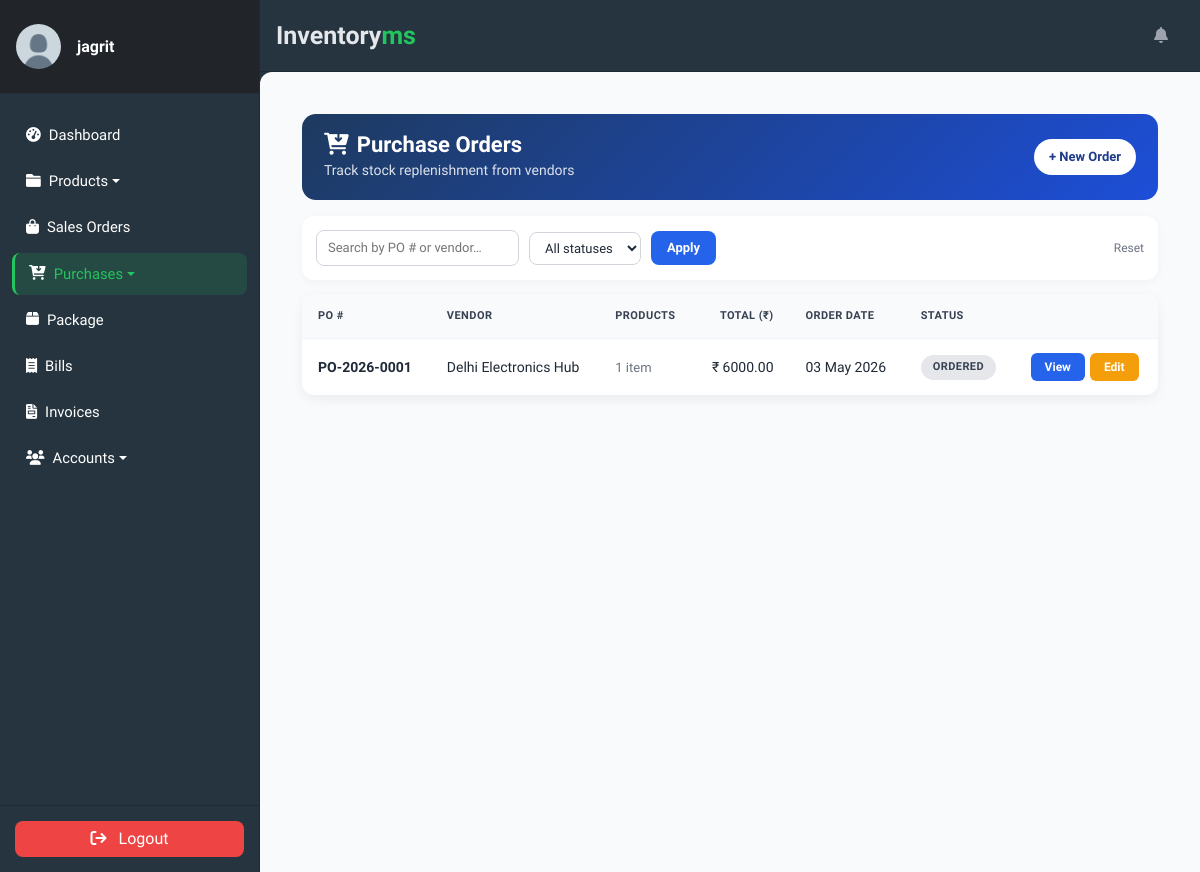
/purchase-orders/ (signed in), run on an earlier commit of the app's database.
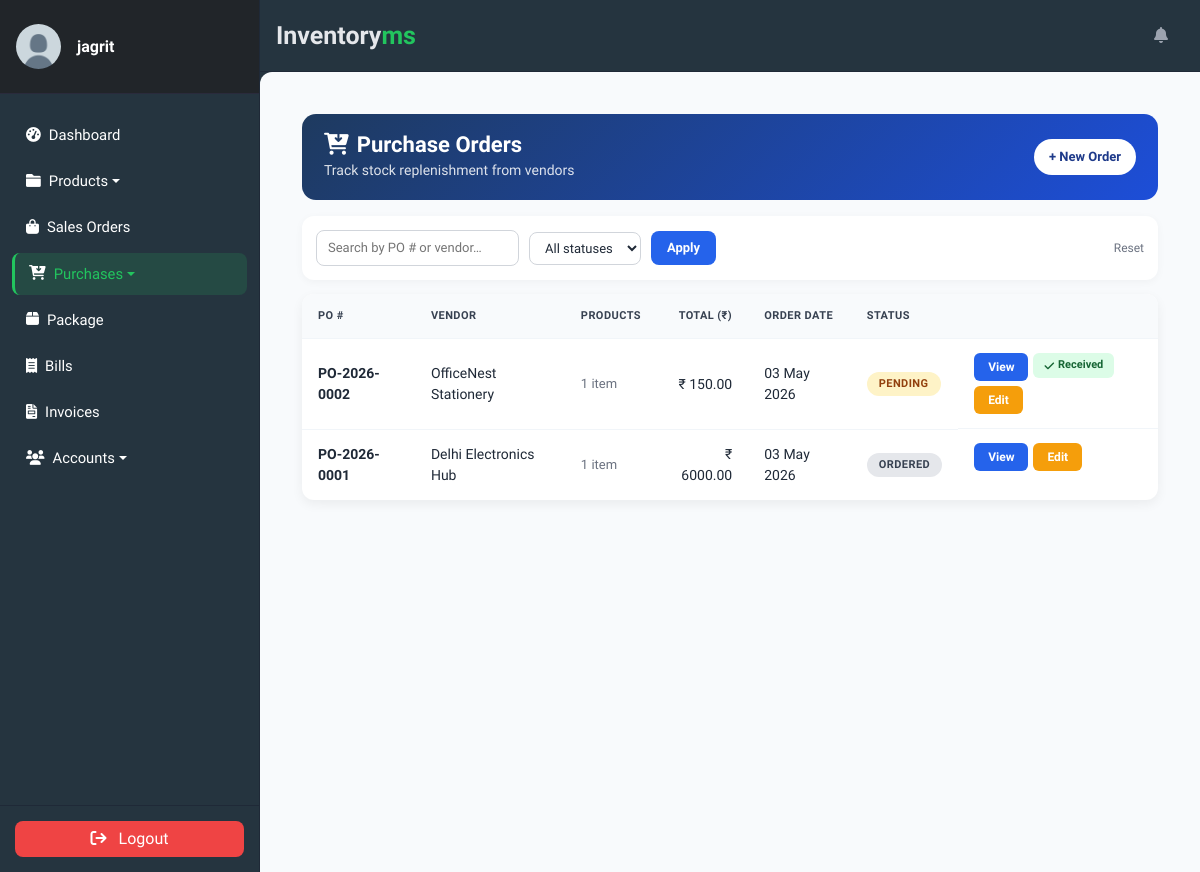
And on a later commit of the database.
### accounts/models.py (models this page shows, shortened)
class Profile(models.Model):
    user = models.OneToOneField(
        User, on_delete=models.CASCADE, verbose_name='User'
    )
    slug = AutoSlugField(
        unique=True,
        verbose_name='Account ID',
        populate_from='email'
    )
    profile_picture = ProcessedImageField(
        default='profile_pics/default.jpg',
        upload_to='profile_pics',
        format='JPEG',
        processors=[ResizeToFill(150, 150)],
        options={'quality': 100}
    )
    telephone = PhoneNumberField(
        null=True, blank=True, verbose_name='Telephone'
    )
    email = models.EmailField(
        max_length=150, blank=True, null=True, verbose_name='Email'
    )
    first_name = models.CharField(
        max_length=30, blank=True, verbose_name='First Name'
    )
    last_name = models.CharField(
        max_length=30, blank=True, verbose_name='Last Name'
    )
    status = models.CharField(
        choices=STATUS_CHOICES,
        max_length=12,
        default='INA',
        verbose_name='Status'
    )
    role = models.CharField(
        choices=ROLE_CHOICES,
        max_length=12,
        blank=True,
        null=True,
        verbose_name='Role'
    )
    class Meta:
        ordering = ['slug']
        verbose_name = 'Profile'
        verbose_name_plural = 'Profiles'

class Vendor(models.Model):
    name = models.CharField(max_length=100, verbose_name='Name')
    slug = AutoSlugField(
        unique=True,
        populate_from='name',
        verbose_name='Slug'
    )
    company_name = models.CharField(
        max_length=150, blank=True, null=True, verbose_name='Company Name'
    )
    phone_number = models.CharField(
        max_length=20, blank=True, null=True, verbose_name='Phone Number'
    )
    email = models.EmailField(
        blank=True, null=True, verbose_name='Email'
    )
    address = models.TextField(
        blank=True, null=True, verbose_name='Address'
    )
    total_paid = models.DecimalField(
        max_digits=12, decimal_places=2, default=0,
        verbose_name='Total Paid (₹)',
        help_text='Auto-updated when a Purchase Order is marked as received.'
    )
    created_at = models.DateTimeField(
        auto_now_add=True, null=True, verbose_name='Created At'
    )
    class Meta:
        ordering        = ['-created_at']
        verbose_name    = 'Vendor'
        verbose_name_plural = 'Vendors'

### purchases/models.py (models this page shows, shortened)
class PurchaseOrder(models.Model):
    order_number = models.CharField(max_length=20, unique=True, blank=True)
    slug         = AutoSlugField(unique=True, populate_from='order_number')
    vendor       = models.ForeignKey(
        Vendor, on_delete=models.SET_NULL, null=True, blank=True,
        related_name='purchase_orders'
    )
    order_date   = models.DateTimeField(auto_now_add=True)
    status       = models.CharField(max_length=10, choices=PO_STATUS, default='PENDING')
    notes        = models.TextField(blank=True, null=True, max_length=500)
    total_amount = models.DecimalField(max_digits=12, decimal_places=2, default=0)
    stock_updated = models.BooleanField(
        default=False,
        help_text='True after stock has been incremented on marking as Received.'
    )
    class Meta:
        ordering            = ['-order_date']
        verbose_name        = 'Purchase Order'
        verbose_name_plural = 'Purchase Orders'
    @property
    def status_color(self):
        return {
            'PENDING':  'warning',
            'RECEIVED': 'success',
        }.get(self.status, 'secondary')

### purchases/views.py (the view)
# urls.py: path('',                        PurchaseOrderListView.as_view(),   name='purchase-order-list'),
class PurchaseOrderListView(LoginRequiredMixin, ListView):
    model               = PurchaseOrder
    template_name       = 'purchases/po_list.html'
    context_object_name = 'orders'
    paginate_by         = 20
    def get_queryset(self):
        qs = super().get_queryset().select_related('vendor')
        q  = self.request.GET.get('q')
        if q:
            qs = qs.filter(order_number__icontains=q) | qs.filter(vendor__name__icontains=q)
        status = self.request.GET.get('status')
        if status:
            qs = qs.filter(status=status)
        return qs
    def get_context_data(self, **kwargs):
        ctx = super().get_context_data(**kwargs)
        ctx['q']              = self.request.GET.get('q', '')
        ctx['status']         = self.request.GET.get('status', '')
        ctx['status_choices'] = PurchaseOrder._meta.get_field('status').choices
        return ctx

### purchases/templates/purchases/po_list.html (shortened to what this page needs)
{% extends "store/base.html" %}
{% block content %}
<div class="module-wrap">
    <div class="module-header" style="background: linear-gradient(135deg, #1e3a5f 0%, #1d4ed8 100%);">
        <div>
            <h2><i class="fa-solid fa-cart-arrow-down me-2"></i>Purchase Orders</h2>
            <small>Track stock replenishment from vendors</small>
        </div>
        <div class="module-actions">
            <a class="btn-action primary" href="{% url 'purchase-order-create' %}">+ New Order</a>
        </div>
    </div>
    <form method="get" class="filter-bar">
        <input type="text" name="q" value="{{ q }}" placeholder="Search by PO # or vendor…">
        <select name="status">
            <option value="">All statuses</option>
        </select>
        <button type="submit">Apply</button>
        <a class="clear" href="{% url 'purchase-order-list' %}">Reset</a>
    </form>
    <table class="data-table">
        <thead>
            <tr>
                <th>PO #</th>
                <th>Vendor</th>
                <th>Products</th>
                <th class="num">Total (₹)</th>
                <th>Order Date</th>
                <th>Status</th>
                <th></th>
            </tr>
        </thead>
        <tbody>
            {% for order in orders %}
            <tr>
                <td><strong>{{ order.order_number }}</strong></td>
                <td>{{ order.vendor.company_name|default:order.vendor.name|default:"—" }}</td>
                <td style="color:#6b7280;font-size:13px;">
                    {{ order.items.count }} item{{ order.items.count|pluralize }}
                </td>
                <td class="num">₹ {{ order.total_amount|floatformat:2 }}</td>
                <td>{{ order.order_date|date:"d M Y" }}</td>
                <td>
                    <span class="status-badge {{ order.status_color }}">
                        {{ order.get_status_display }}
                    </span>
                </td>
                <td style="display:flex;gap:5px;flex-wrap:wrap;">
                    <a class="view-btn" href="{% url 'purchase-order-detail' order.slug %}">
                        View
                    </a>
                    {% if not order.stock_updated %}
                    <form method="POST" action="{% url 'purchase-order-mark-received' order.pk %}"
                          style="display:inline;"
                          onsubmit="return confirm('Mark {{ order.order_number }} as received and update stock?');">
                        <button type="submit" class="mark-rcvd-btn">
                            <i class="fa-solid fa-check"></i> Received
                        </button>
                    </form>
                    {% endif %}
                    {% if user.is_superuser %}
                    <a class="view-btn" href="{% url 'purchase-order-update' order.slug %}"
                       style="background:#f59e0b;">Edit</a>
                    {% endif %}
                </td>
            </tr>
            {% endfor %}
        </tbody>
    </table>
</div>
{% endblock %}

### store/templates/store/base.html (shortened to what this page needs)
<!DOCTYPE html>
<html lang="en">
<head>
    {% load static %}
    <link href="https://cdn.jsdelivr.net/npm/bootstrap@5.3.3/dist/css/bootstrap.min.css" rel="stylesheet">
    <link href="https://cdnjs.cloudflare.com/ajax/libs/font-awesome/6.0.0/css/all.min.css" rel="stylesheet">
    <link rel="stylesheet" href="{% static 'css/style.css' %}">
</head>
<body>
    {% include "store/sidebar.html" %}
    <section id="wrapper">
        <nav class="navbar navbar-expand-md custom-navbar">
            <div class="container-fluid px-3">
                <a class="navbar-brand" href="{% url 'dashboard' %}">
                    Inventory<span>ms</span>
                </a>
                <div class="collapse navbar-collapse" id="navbar">
                    <ul class="navbar-nav ms-auto align-items-center">
                        <li class="nav-item me-3">
                            <i class="fa fa-bell"></i>
                        </li>
                    </ul>
                </div>
            </div>
        </nav>
        <div class="main-content">
            {% block content %}
            {% endblock %}
        </div>
    </section>
</body>
</html>

### store/templates/store/sidebar.html (shortened to what this page needs)
{% load static %}
<aside class="sidebar">
    <div class="sidebar-header d-flex align-items-center px-3 py-4">
        <a href="{% url 'user-profile' %}" class="d-flex align-items-center text-decoration-none">
            {% if request.user.profile.profile_picture %}
                <img class="rounded-circle img-fluid" width="45"
                     src="{{ request.user.profile.profile_picture.url }}">
            {% else %}
                <img class="rounded-circle img-fluid" width="45"
                     src="{% static 'default-avatar.png' %}">
            {% endif %}
            <div class="ms-3">
                <h6 class="mb-0 fw-semibold">
                    {{ request.user.username }}
                </h6>
            </div>
        </a>
    </div>
    <div class="nav-container">
        <ul class="nav flex-column mt-2">
            <li class="nav-item mb-1">
                <a class="nav-link {% if request.resolver_match.url_name == 'dashboard' %}active{% endif %}"
                   href="{% url 'dashboard' %}">
                    <i class="fa fa-tachometer-alt me-2"></i> Dashboard
                </a>
            </li>
            <li class="nav-item mb-1 dropdown">
                <a class="nav-link dropdown-toggle
                   {% if request.resolver_match.url_name == 'productslist' or request.resolver_match.url_name == 'category-list' %}active{% endif %}"
                   href="#" data-bs-toggle="dropdown">
                    <i class="fa fa-folder me-2"></i> Products
                </a>
            </li>
            <li class="nav-item mb-1">
                <a class="nav-link {% if request.resolver_match.url_name == 'saleslist' %}active{% endif %}"
                   href="{% url 'saleslist' %}">
                    <i class="fa fa-shopping-bag me-2"></i> Sales Orders
                </a>
            </li>
            <li class="nav-item mb-1 dropdown">
                <a class="nav-link dropdown-toggle
                   {% if 'purchase' in request.resolver_match.url_name or request.resolver_match.url_name == 'vendor-list' or request.resolver_match.url_name == 'vendor-create' or request.resolver_match.url_name == 'vendor-update' %}active{% endif %}"
                   href="#" data-bs-toggle="dropdown">
                    <i class="fa-solid fa-cart-arrow-down me-2"></i> Purchases
                </a>
            </li>
            <li class="nav-item mb-1">
                <a class="nav-link {% if request.resolver_match.url_name == 'deliveries' %}active{% endif %}"
                   href="{% url 'deliveries' %}">
                    <i class="fa-solid fa-box me-2"></i> Package
                </a>
            </li>
            <li class="nav-item mb-1">
                <a class="nav-link {% if request.resolver_match.url_name == 'bill_list' %}active{% endif %}"
                   href="{% url 'bill_list' %}">
                    <i class="fa-solid fa-receipt me-2"></i>Bills
                </a>
            </li>
            <li class="nav-item mb-1">
                <a class="nav-link {% if request.resolver_match.url_name == 'invoicelist' %}active{% endif %}"
                   href="{% url 'invoicelist' %}">
                    <i class="fa-solid fa-file-invoice me-2"></i>Invoices
                </a>
            </li>
            <li class="nav-item mb-1 dropdown">
                <a class="nav-link dropdown-toggle
                   {% if request.resolver_match.url_name == 'profile_list' or request.resolver_match.url_name == 'customer_list' or request.resolver_match.url_name == 'vendor-list' %}active{% endif %}"
                   href="#" data-bs-toggle="dropdown">
                    <i class="fa fa-users me-2"></i> Accounts
                </a>
            </li>
        </ul>
    </div>
    <div class="sidebar-footer text-center">
        <form method="post" action="{% url 'user-logout' %}">
            <button type="submit" class="btn w-100">
                <i class="fa fa-sign-out me-2"></i> Logout
            </button>
        </form>
    </div>
</aside>

### static/css/style.css (style rules this page uses)
:root { --dk-gray-100: #f3f4f6; --dk-gray-200: #e5e7eb; --dk-gray-300: #d1d5db; --dk-gray-400: #9ca3af; --dk-gray-500: #6b7280; --dk-gray-600: #4b5563; --dk-gray-700: #374151; --dk-gray-800: #1f2937; --dk-gray-900: #111827; --dk-dark-bg: #313348; --dk-darker-bg: #2a2b3d; --navbar-bg-color: #6f6486; --sidebar-bg-color: #252636; --sidebar-width: 250px; --sidebar-expanded-width: 230px; --sidebar-collapsed-width: 100px; --sidebar-header-bg: #212529; --nav-link-color: #adb5bd; --nav-link-active-bg: #495057; --dropdown-menu-bg: #495057; --dropdown-item-color: #adb5bd; --dropdown-item-active-bg: #6c757d; --sidebar-separator-bg: #4caf50; --logo-separator-height: 60px; --sidebar-item-height: 50px; --submenu-item-height: 45px; }
* { margin: 0; padding: 0; box-sizing: border-box; }
body { font-family: "Inter", sans-serif; background-color: #fff; }
a { text-decoration: none; }
#wrapper { margin-left: var(--sidebar-width); transition: margin-left 0.3s ease-in-out; }
.sidebar { font-size: 0.925rem; background-color: var(--sidebar-bg-color); width: var(--sidebar-width); transition: width 0.3s ease-in-out; z-index: 9999999; }
.sidebar .sidebar-header { background-color: var(--sidebar-header-bg); border-bottom: 1px solid #2a2b3c; }
.sidebar ul > li > a { color: var(--dk-gray-400); text-decoration: none; }
.navbar { border: none; background-color: var(--navbar-bg-color); }
.navbar .navbar-brand { color: #fff; line-height: 55px; padding: 0; }
.navbar > .container .navbar-brand, .navbar > .container-fluid .navbar-brand { margin: 0; }

### store/templates/store/base.html (style rules this page uses)
body { font-family: 'Source Sans 3', sans-serif; background: #25343F; margin: 0; }
#wrapper { margin-left: 260px; min-height: 100vh; }
.custom-navbar { background: #25343F; border-bottom: 1px solid #1f2937; }
.navbar-brand { font-weight: 600; font-size: 25px; color: #e5e7eb !important; }
.navbar-brand span { color: #22c55e; }
.navbar i { color: #9ca3af; }
.main-content { background: #f8fafc; color: #111827; min-height: 100vh; padding: 24px; border-radius: 12px 0 0 0; }

### store/templates/store/sidebar.html (style rules this page uses)
.sidebar { width: 260px; background: #25343F; color: #ffffff; position: fixed; top: 0; bottom: 0; display: flex; flex-direction: column; border-right: 1px solid #1f2937; font-family: 'Source Sans 3', sans-serif; }
.sidebar * { color: #ffffff !important; }
.sidebar-header { border-bottom: 1px solid #1f2937; }
.nav-container { flex: 1; overflow-y: auto; padding: 12px; }
.nav-link { padding: 10px 14px; border-radius: 8px; transition: 0.2s; display: flex; align-items: center; }
.nav-link.active { background: rgba(34,197,94,0.15); color: #22c55e !important; border-left: 3px solid #22c55e; }
.sidebar-footer { border-top: 1px solid #1f2937; padding: 15px; }
.sidebar-footer .btn { border-radius: 8px; background: #ef4444; border: none; }

### purchases/templates/purchases/po_list.html (style rules this page uses)
.mark-rcvd-btn { display: inline-flex; align-items: center; gap: 4px; padding: 4px 11px; border: none; border-radius: 6px; background: #dcfce7; color: #166534; font-size: 11px; font-weight: 700; cursor: pointer; transition: .15s; }

What changed in the data, as far as the page shows it:
added PurchaseOrder: order_number "PO-2026-0002", vendor.company_name "OfficeNest Stationery", items.count "1", total_amount "150.00", order_date "03 May 2026", status "PENDING"
